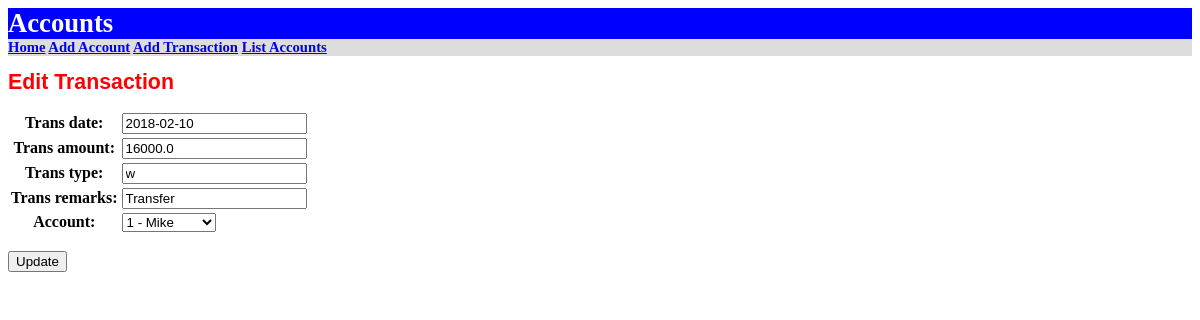
The app's page /demo/edit_trans/3 with its own data.
### demo/models.py (models this page shows, shortened)
class Transaction(models.Model):
    id = models.IntegerField(primary_key=True)
    trans_amount = models.FloatField()
    trans_date = models.DateField()
    trans_type = models.CharField(max_length=1)
    trans_remarks = models.CharField(null=True, max_length=50)
    account = models.ForeignKey(Account, on_delete=models.CASCADE)

### demo/accountviews.py (the view)
# urls.py: path('edit_trans/<int:id>', demo.accountviews.edit_trans,
def edit_trans(request, id):
    message = ""
    trans = Transaction.objects.get(pk=id)
    if request.method == "POST":
        f = AddTransactionForm(request.POST, instance=trans)
        if f.is_valid():
            f.save()  # Save to table and commit
            message = "Update Transactions Successfully!"
    else:
        f = AddTransactionForm(instance=trans)
    return render(request, 'demo/edit_trans.html', {'form': f, 'message': message})

### demo/forms.py
class AddTransactionForm(forms.ModelForm):
    class Meta:
        model = Transaction
        fields = ['trans_date', 'trans_amount',
                  'trans_type', 'trans_remarks' , 'account']

### demo/models.py (called while the page is built)
    def __str__(self):
        return str(self.id) + " - " + self.customer

### demo/templates/demo/edit_trans.html (shortened to what this page needs)
{% extends 'demo/master.html' %}
{% block content %}
<h1>Edit Transaction</h1>
<form method="post" action="">
    <table>
        {{ form }}
    </table>
    <input type="submit" value="Update"/>
</form>
{% endblock %}

### demo/static/styles.css (style rules this page uses)
body { font-family :verdana }
h1 { color :red; font-family: arial;font-size:16pt; font-weight:bold }

### records on screen
Transaction: trans_date "2018-02-10", trans_amount "16000.0", trans_type "w", trans_remarks "Transfer", account "1 - Mike"
